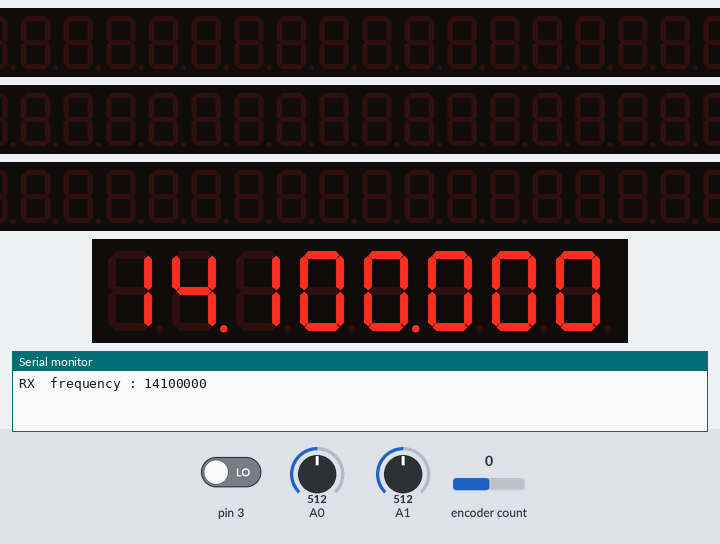
A sketch run on a simulated Arduino Uno, built with avr-gcc and run on an emulated ATmega328P. Shown: 3 × 20-digit seven-segment display, 8-digit seven-segment display, the last lines printed to the serial monitor. Wiring (inferred from the names in the program): MAX7219 LED driver: CS pin 10; 3 × 13 × MAX7219 LED driver: CS pin 9 / CS pin 8 / CS pin 7. The test bench sets the inputs (shaded band); at power-on: A0 = 512, encoder count 0, pin 3 LOW, A1 = 512.

Above: at 1.2 s.
1.3 s: A0 set to 559
3.8 s: A0 set to 584
At 5.4 s:
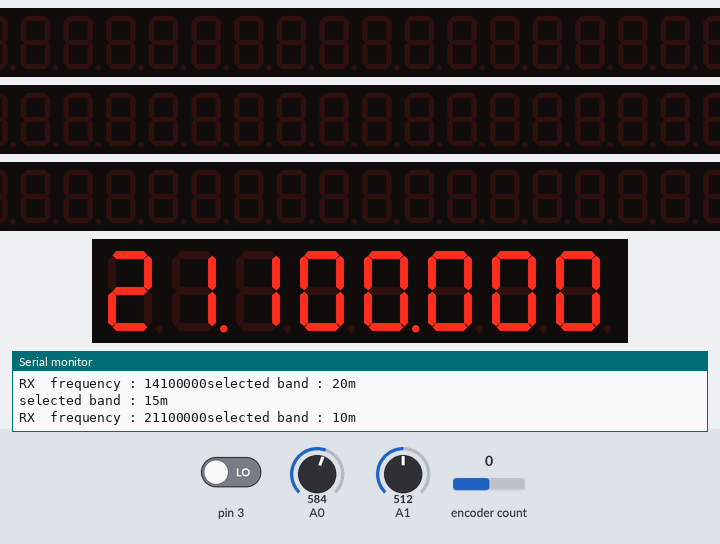
6.8 s: encoder count set to 1
At 7.7 s:
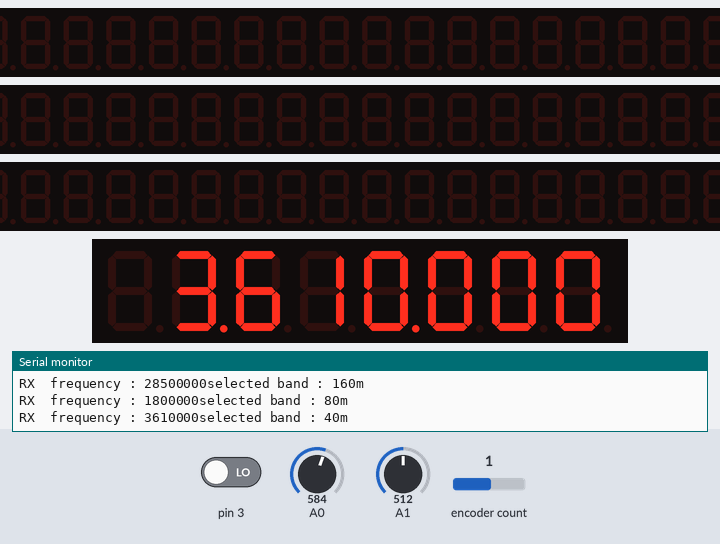
Timing chart, 0 to 9.8 s (numbered marks = the images above; inputs shaded):
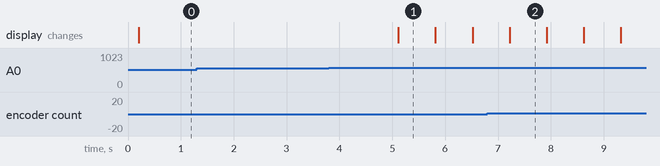

Measured:
- after the input at 1.3 s, every drawn part: stays the same
- after the input at 3.8 s, the display: changes after 1.3 s (image 1)
- what the display in image 1 shows lasts 0.7 s, from 5.1 s to 5.8 s

The sketch:

_7_segment_rotary_interrupts_joy_V4.ino
```cpp
//

#include <SPI.h>
#include <Rotary.h>
/*
  Arduino pins      MAX7219 pins
  MOSI  11          DIN
  SS    10          LOAD
  sCK   13          CLK
*/
#define INTERRUPT_ROTARY 1  // that is, pin 3
#define INTERRUPT_SWITCH 0  // that is, pin 2
#define MAX7219_DIN 11
#define MAX7219_CS 10
#define MAX7219_CLK 13
#define MAX7219_REG_NOOP          (0x0)
#define MAX7219_REG_DECODEMODE    (0x9)
#define MAX7219_REG_INTENSITY     (0xA)
#define MAX7219_REG_SCANLIMIT     (0xB)
#define MAX7219_REG_SHUTDOWN      (0xC)
#define MAX7219_REG_DISPLAYTEST   (0xF)
#define MAX7219_DIGIT_REG(pos)    (pos)
#define initialJoyPositionX 52
#define initialJoyPositionY 52
#define btnNONE 52
#define LOAD    9 // Pin 9 - connect to AD9851 LOAD (FQ_UP) Pin
#define W_CLK   8 // Pin 8 = connect to AD9851 CLK Pin
#define DATA    7 // Pin 7 - connect to AD9851 DATA Pin
#define pulseHigh(pin)  {digitalWrite(pin, HIGH); digitalWrite(pin, LOW); }

 int ledPin = 13;
 int joyPin1 = 0;                 // slider variable connecetd to analog pin 0
 int joyPin2 = 1;                 // slider variable connecetd to analog pin 1
 int value1 = 0;                  // variable to read the value from the analog pin 0
 int value2 = 0;
 int value1a = 0;
 int value2a = 0;// variable to read the value from the analog pin 1
 int band = 3;
 int bandOld = 3;
 int stp = 7; //10000Hz
 int_fast32_t increment = 10000;
 int_fast32_t incrementOld = 10000;

 int stpOld = 7;
 int adcX = 0;
 int adcY = 0;
 int adcXNew = 0;
 int adcYNew = 0;
int_fast32_t rx = 14100000; // Starting frequency of VFO 14.100 MHz
int_fast32_t rxOld;        // variable to hold the updated frequency
int_fast32_t rx_ofs;        // command frequency for DDS incl. possible IF offset
int_fast32_t step1 = 100;
volatile boolean fired;
volatile boolean up;
int buttonState = 0;
int lastButtonState = 0;
//volatile int increment = 10;
//volatile int incrementWH = 10;
// Variables

byte dp = 0;
unsigned long num = 00000000ul;
unsigned long nbr = 99999999ul; // largest number before overflow
unsigned long i;
//const int slaveSelect = 10;
//const int encoderPinCLK = 4;
//const int encoderPinDT = 3;
//const int encoderPinSW = 2;


unsigned long encoderPos = 0;
boolean encoderAlast = LOW; // remembers previous pin state

Rotary r = Rotary(2, 3);

//**********************************************************************
void setup()
{

  PCICR |= (1 << PCIE2);
  PCMSK2 |= (1 << PCINT18) | (1 << PCINT19);
  sei();
  // initialize the pushbutton pin as an input:
  //pinMode(encoderPinSW, INPUT);
  //pinMode(encoderPinDT, INPUT);
  //pinMode(encoderPinCLK, INPUT);
  //pinMode(slaveSelect, OUTPUT);
  pinMode(MAX7219_DIN, OUTPUT);
  pinMode(MAX7219_CS, OUTPUT);
  pinMode(MAX7219_CLK, OUTPUT);
  pinMode(DATA, OUTPUT);
  pinMode(W_CLK, OUTPUT);
  pinMode(LOAD, OUTPUT);
  pulseHigh(W_CLK);
  pulseHigh(LOAD);
  pulseHigh(DATA);

  //digitalWrite(encoderPinCLK, HIGH);
  //digitalWrite(encoderPinDT, HIGH);
  //digitalWrite(encoderPinSW, HIGH);

  //attachInterrupt (INTERRUPT_ROTARY, isr1, CHANGE);   // interrupt 0 is pin 2, interrupt 1 is pin 3

  SPI.begin();
  Serial.begin(9600);
  //clear7219();
  SPI.setBitOrder(MSBFIRST);
  // MAX7219 requires most significant bit first
  sendByte (MAX7219_REG_SCANLIMIT, 7);      // show 8 digits zero relative
  // Change next line to 0xFF if you want all positions to display a number
  sendByte (MAX7219_REG_DECODEMODE, 0xFF);  // all digits
  sendByte (MAX7219_REG_DISPLAYTEST, 0);    // no display test
  sendByte (MAX7219_REG_INTENSITY, 0xD);    // character intensity: range: 0 to 15
  sendByte (MAX7219_REG_SHUTDOWN, 1);       // not in shutdown mode (ie. start it up)
  displayNumber(rx);
  digitalWrite(MAX7219_CS, HIGH); //deselect slave

}
//                     End of setup()

//**********************************************************************

void loop()
{
  readJoystick();
  readBandSelect();
  readStepSelect();

  if (rx != rxOld)  {
    Serial.print("RX  frequency : ");
    Serial.print(rx);
    //Serial.println("Hz");
    delay(100);
    sendFrequency(rx);
    displayNumber(rx);
    rxOld = rx;
  //rx_ofs = rx + 0;             // add IF offset frequency if required
  //Serial.print("DDS frequency : ");
  //Serial.print(rx_ofs);
  //Serial.println("Hz");
  //sendFrequency(rx_ofs);       // frequency for controlling the DDS
  }
}


//*********************************************************************

//                      End of  loop()


//**********************************************************************
//                           FUNCTIONS
//**********************************************************************

//**********************************************************************
ISR(PCINT2_vect) {
  unsigned char result = r.process();
  if (result) {
    if (result == DIR_CW){rx=rx+increment;}
    else {rx=rx-increment;};
      if (rx >=54000000){rx=rxOld;}; // UPPER VFO LIMIT 40MHz
      if  (rx <= 100000){rx=rxOld;}; // LOWER VFO LIMIT 100KHz
  }
}
//**********************************************************************
// function to calculate frequency
void sendFrequency(double frequency)
{
  int32_t freq = frequency * 4294967295 / 180000000;
  for (int b=0; b<4;b++, freq >>= 8)
  {
    tfr_byte(freq & 0xFF);
  }
  tfr_byte(0x000);
  pulseHigh(LOAD);
}
//**********************************************************************
void tfr_byte(byte data)
{
  for (int i=0;i<8;i++, data >>= 1)
  {
    digitalWrite(DATA, data & 0x01);
    pulseHigh(W_CLK);
  }
}
//**********************************************************************
// transfers a byte, a bit at a time, LSB first to the 9850 via serial DATA line
// function to display up to eight digits on a 7-segment display
void displayNumber( unsigned long myNumber)
{
  unsigned long number = myNumber;
  for (byte digit = 1; digit < 9; digit++)
  {
    byte character = number % 10;  // get the value of the rightmost decade

    //replace leadings 0s with blanks
    if (number == 0 && digit > 1)
    {
      character = 0xF;  //value needed to blank a 7221 digit
    }

    //turn on the decimal point to act as a comma if number is > 999 or >999999
    if ((digit == 7 && myNumber > 999999) || (digit == 4 && myNumber > 999))
    {
      //add a dp
      character |= 0b10000000;
    }

    //if we have overflowed the maximum count turn on all the dp to indicate this
    if (myNumber >= nbr)
    {
      // this adds the dp at overflow
      character |= 0b10000000;
    }

    sendByte (digit, character);
    number = number / 10;            //remove the LSD for the next iteration
  }

}//                         End of displayNumber


//**********************************************************************


//**********************************************************************
// Clear the bubble display
void clear7219()
{
  SPI.setBitOrder(MSBFIRST);              // MAX7219 requires most significant bit first
  sendByte (MAX7219_REG_SCANLIMIT, 7);      // show 8 digits zero relative
  sendByte (MAX7219_REG_DECODEMODE, 0xFF);  // in the MSD use bit patterns not digits
  sendByte (MAX7219_REG_DISPLAYTEST, 0);    // no display test
  sendByte (MAX7219_REG_INTENSITY, 0x9);    // character intensity: range: 0 to 15
  sendByte (MAX7219_REG_SHUTDOWN, 1);       // not in shutdown mode (ie. start it up)
  num = 0UL;                                // clear the digits. Leading 0s will be blanked.
  displayNumber(num);

}//                         End of clear7219()

//**********************************************************************
//write a byte to the 7219 register in question
void sendByte (const byte reg, const byte data)
{
  digitalWrite (MAX7219_CS, LOW);  //enable 7219
  SPI.transfer (reg);      //select the 7219 register
  SPI.transfer (data);     //send the data for this register
  digitalWrite (MAX7219_CS, HIGH); //disable 7219

}//                         End of sendbyte()

//**********************************************************************
// convert joystick values
int treatValue(int data)
{
  return (data * 9 / 1024) + 48;

}//                         End of tratValue()


//**********************************************************************
int readBandSelect()
{
  if (band == 7) {band = 1;}
  if (band == 0) {band = 6;}
  if (band != bandOld)
  {
    if (band==1) { rx = 1800000L; Serial.println("selected band : 160m"); }
    else if (band==2) { rx = 3600000L; Serial.println("selected band : 80m"); }
    else if (band==3) { rx = 7100000L; Serial.println("selected band : 40m"); }
    else if (band==4) { rx = 14100000L; Serial.println("selected band : 20m"); }
    else if (band==5) { rx = 21100000L; Serial.println("selected band : 15m"); }
    else if (band==6) { rx = 28500000L; Serial.println("selected band : 10m"); }
    delay(500);
    bandOld = band;
  }
}
//**********************************************************************

int readStepSelect()
{
if (stp == 10) { stp = 1;  increment = 10;}
if (stp == 0) { stp = 9;  increment = 1000000;}

 if (stp != stpOld)
 {
    if (stp == 1) {increment = 10; Serial.println("selected Step : 10Hz");}
    else if (stp == 2) {increment = 50; Serial.println("selected Step : 50Hz");}
    else if (stp == 3) {increment = 100; Serial.println("selected Step : 100Hz");}
    else if (stp == 4) {increment = 1000; Serial.println("selected Step : 1KHz");}
    else if (stp == 5) {increment = 2500; Serial.println("selected Step : 2.5KHz");}
    else if (stp == 6) {increment = 5000; Serial.println("selected Step : 5KHz");}
    else if (stp == 7) {increment = 10000; Serial.println("selected Step : 10KHz");}
    else if (stp == 8) {increment = 100000; Serial.println("selected Step : 100KHz");}
    else if (stp == 9) {increment = 1000000; Serial.println("selected Step : 1MHz");}
    delay(500);
    stpOld = stp;
  }
}
//**********************************************************************
 int readJoystick()
 {
    adcX = analogRead(A0);
    adcXNew = treatValue(adcX);
    delay(100);
    adcY = analogRead(A1);
    adcYNew = treatValue(adcY);

    if (adcXNew == initialJoyPositionX & adcYNew == initialJoyPositionY) return btnNONE;
    if (adcXNew < initialJoyPositionX) return band = band - 1;
    if (adcXNew > initialJoyPositionX) return band = band + 1;
    if (adcYNew < initialJoyPositionY) return stp = stp + 1;
    if (adcYNew > initialJoyPositionY) return stp = stp - 1;

    return btnNONE;
 }


//**********************************************************************
//                           END OF PROGRAM
//**********************************************************************
```
